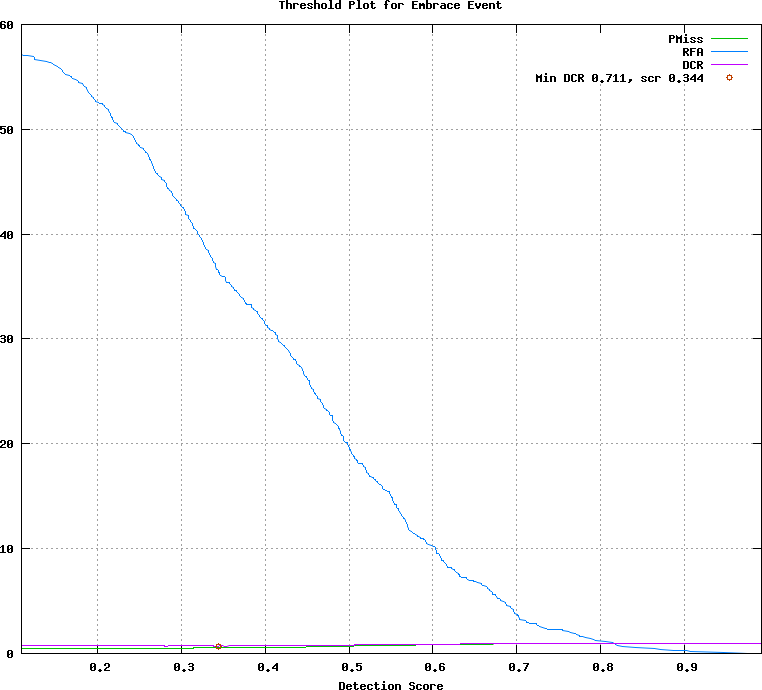

Recreate this plot in gnuplot.
## GNUPLOT command file
set terminal postscript color
set style data lines
set title 'Threshold Plot for Embrace Event'
set xlabel 'Detection Score'
set grid
set size ratio 0.85
plot [0.109000:0.992000]  \
  'test.det.Embrace_Event.dat.1' using 1:4 title 'PMiss' with lines lt 2, \
  'test.det.Embrace_Event.dat.1' using 1:5 title 'RFA' with lines lt 3, \
  'test.det.Embrace_Event.dat.1' using 1:6 title 'DCR' with lines lt 4, \
  'test.det.Embrace_Event.dat.2' using 1:2 title 'Min DCR 0.711, scr 0.344' with points lt 6
